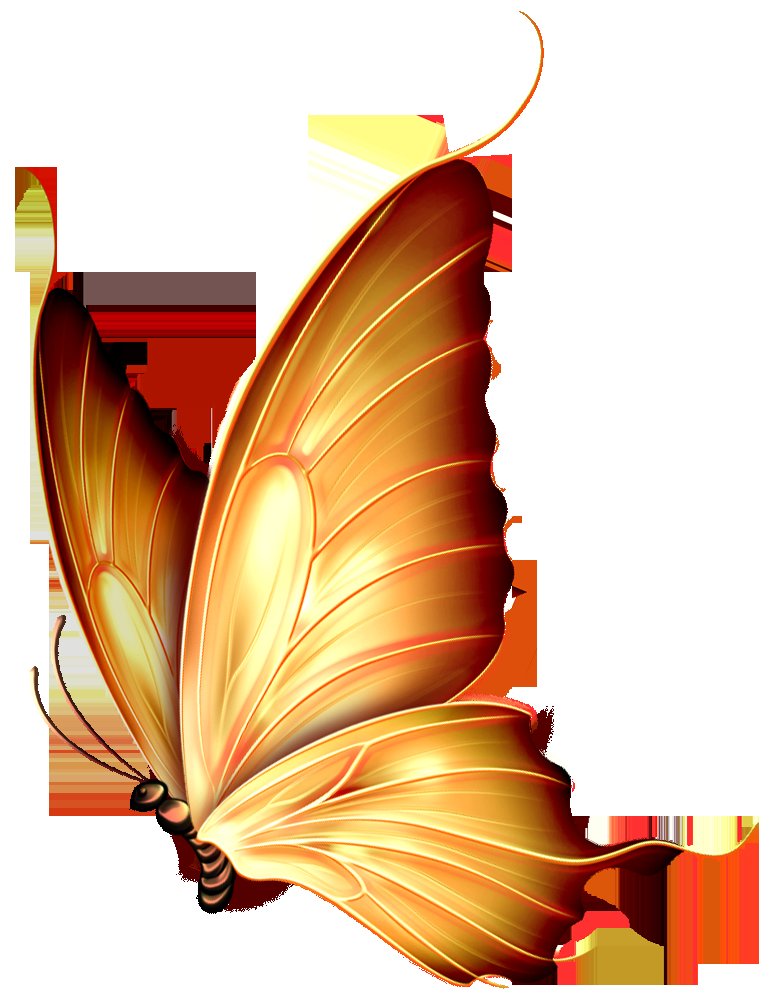
#> input picture photo.png, 782 x 1000 px
$ python canny.py   (older library calls are emulated)
#> lines starting #> are read from the running program, lines starting #| are printed output that depends on the picture
import cv2
import numpy as np

def gaussian_blur(img,k=5,sigma=1):
    return cv2.GaussianBlur(img,(k,k),sigma)

def gradient(img):
    Ix=cv2.Sobel(img,cv2.CV_64F,1,0)
    Iy=cv2.Sobel(img,cv2.CV_64F,0,1)
    mag=cv2.magnitude(Ix,Iy)
    ang=cv2.phase(Ix,Iy,angleInDegrees=True)
    return mag,ang

def nms(mag,ang):
    H,W=mag.shape
    Z=np.zeros((H,W))
    ang=ang%180
    for i in range(1,H-1):
        for j in range(1,W-1):
            q=255
            r=255
            angle=ang[i,j]
            if(0<=angle<22.5)or(157.5<=angle<=180):
                q=mag[i,j+1]
                r=mag[i,j-1]
            elif 22.5<=angle<67.5:
                q=mag[i+1,j-1]
                r=mag[i-1,j+1]
            elif 67.5<=angle<112.5:
                q=mag[i+1,j]
                r=mag[i-1,j]
            elif 112.5<=angle<157.5:
                q=mag[i-1,j-1]
                r=mag[i+1,j+1]
            if mag[i,j]>=q and mag[i,j]>=r:
                Z[i,j]=mag[i,j]
    return Z

def double_threshold(img,low,high):
    res=np.zeros(img.shape)
    strong=255
    weak=50
    strong_i,strong_j=np.where(img>=high)
    weak_i,weak_j=np.where((img<=high)&(img>=low))
    res[strong_i,strong_j]=strong
    res[weak_i,weak_j]=weak
    return res,weak,strong

def hysteresis(img,weak,strong=255):
    H,W=img.shape
    for i in range(1,H-1):
        for j in range(1,W-1):
            if img[i,j]==weak:
                if ((img[i+1,j-1]==strong) or (img[i+1,j]==strong) or (img[i+1,j+1]==strong) or (img[i,j-1]==strong) or (img[i,j+1]==strong) or (img[i-1,j-1]==strong) or (img[i-1,j+1]==strong)):
                    img[i,j]=strong
                else:
                    img[i,j]=0
    return img

def manual_canny(img_path):
#> called with img_path = 'photo.png'
    img=cv2.imread(img_path,0)
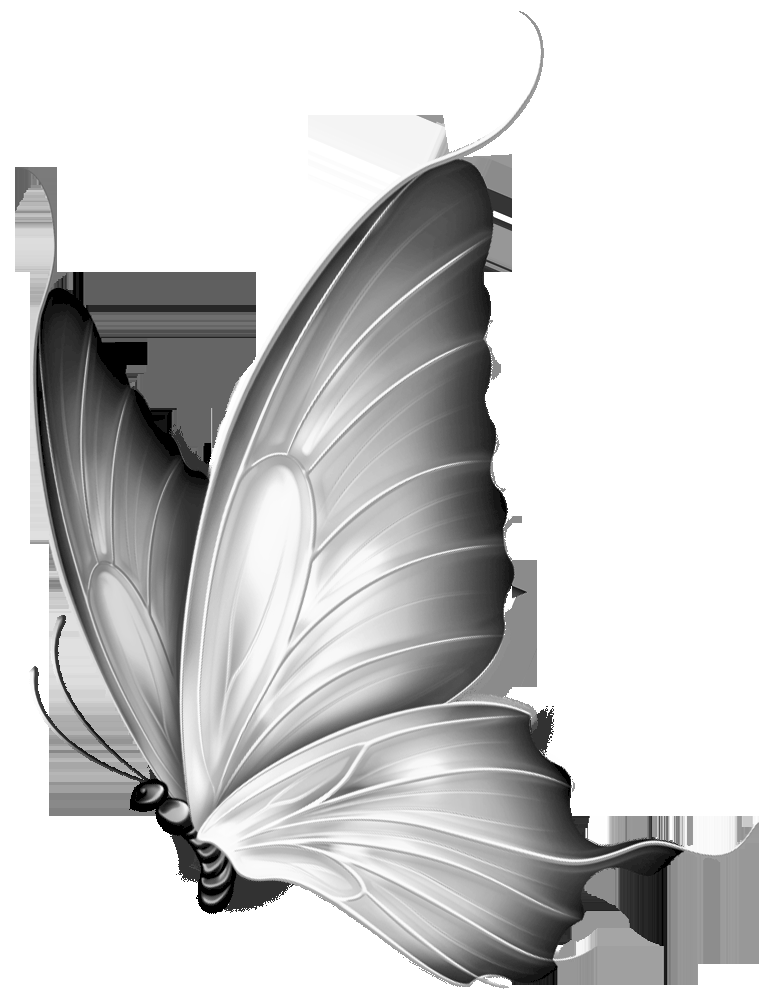
#> img: shape (1000, 782); min 0, max 255, mean 205.6
    blur=gaussian_blur(img)
    mag,ang=gradient(blur)
#> in gradient, `Iy=cv2.Sobel(img,cv2.CV_64F,0,1)`:
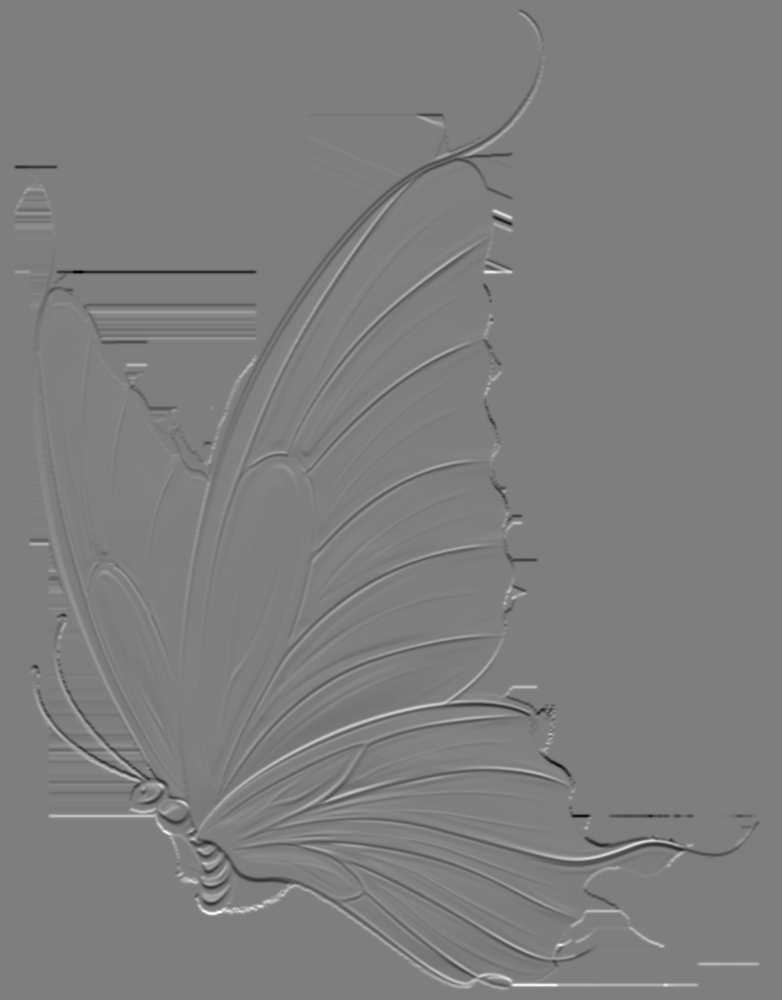
#> Iy: shape (1000, 782) float64; min -654, max 661, mean 0; drawn with min black and max white
    nms_img=nms(mag,ang)
#> in nms, `ang=ang%180`:
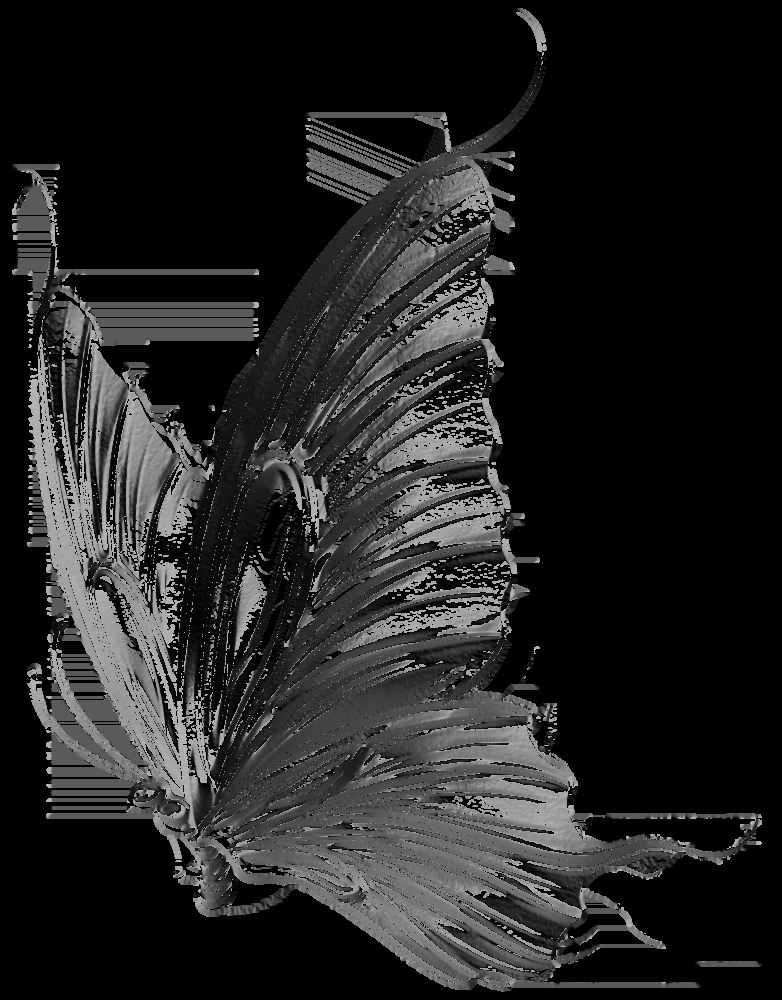
#> ang: shape (1000, 782) float64; min 0, max 179.9, mean 34.5
#> after the loop in nms, `for i in range(1,H-1):`:
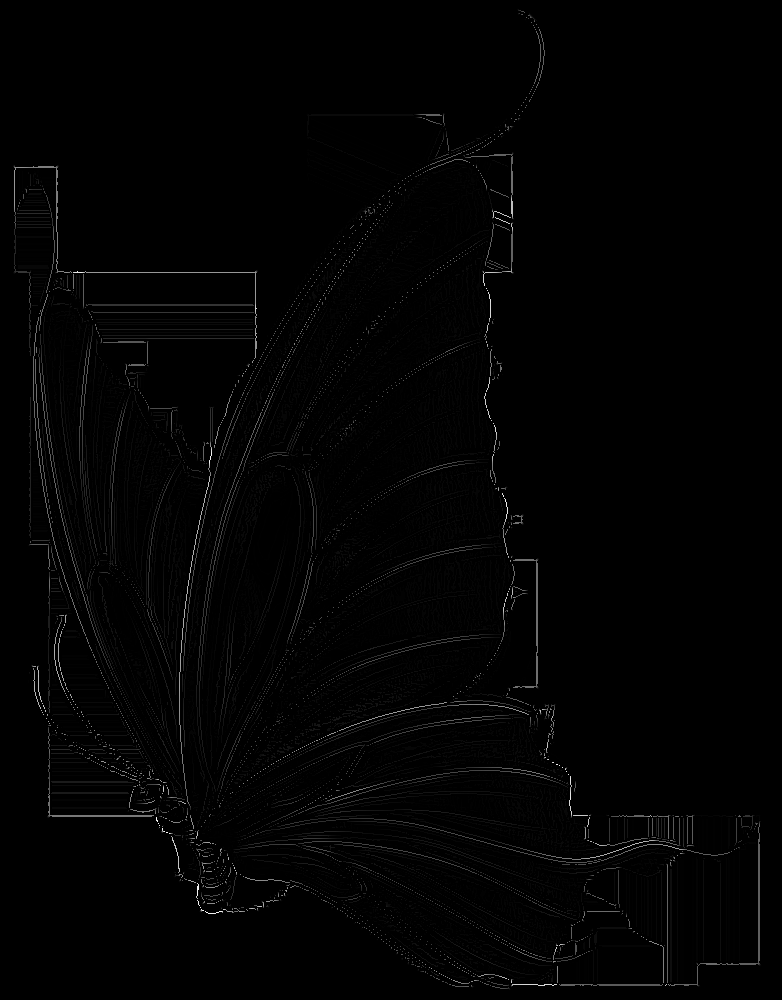
#> Z: shape (1000, 782) float64; min 0, max 696.4, mean 7.1; drawn with min black and max white
    dt,weak,strong=double_threshold(nms_img,50,120)
#> in double_threshold, `strong_i,strong_j=np.where(img>=high)`: strong_i = 15221 values from 10 to 988; strong_j = 15221 values, max 759 at index 11598, min 14 at index 462, mean 323.2
#> in double_threshold, `weak_i,weak_j=np.where((img<=high)&(img>=low))`: weak_i = 9264 values from 10 to 988; weak_j = 9264 values, max 760 at index 9228, min 13 at index 92, mean 250.8
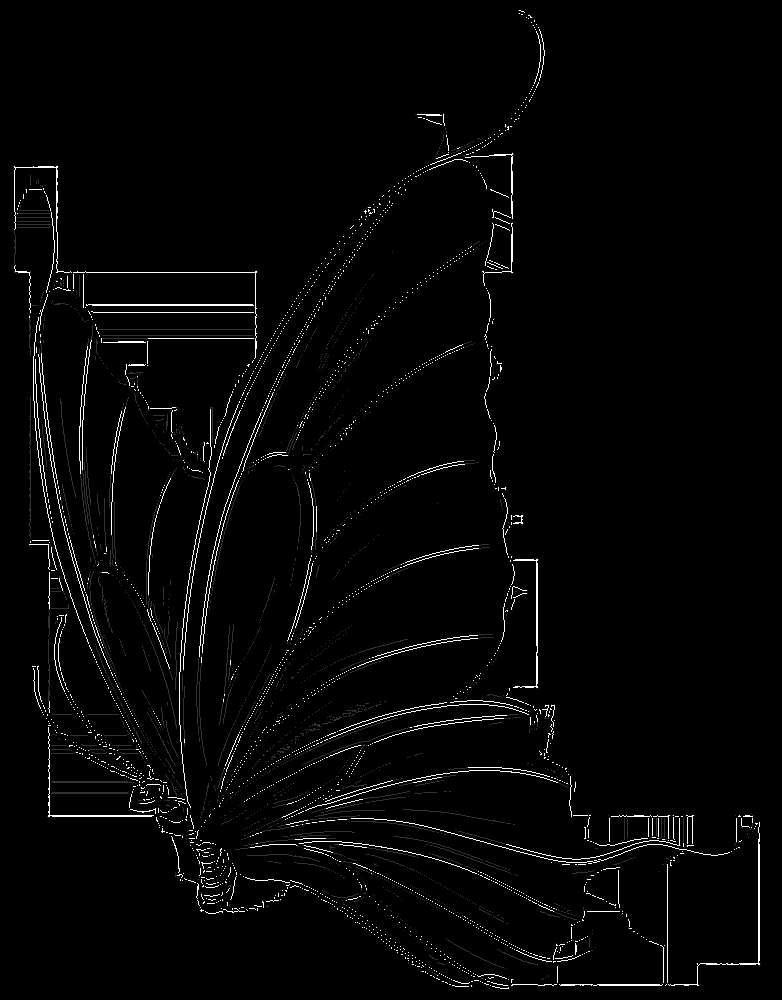
#> dt: shape (1000, 782) float64; min 0, max 255, mean 5.5
#> weak = 50; strong = 255
    final=hysteresis(dt,weak,strong)
#> after the loop in hysteresis, `for i in range(1,H-1):`: img: shape (1000, 782) float64; 2% white in thin lines or dots
    final_8u=np.uint8(final)
#> final_8u: shape (1000, 782); 2% white in thin lines or dots
    cv2.imwrite('canny_result.png',final_8u)
    return final_8u

if __name__=='__main__':
    manual_canny("photo.png")
